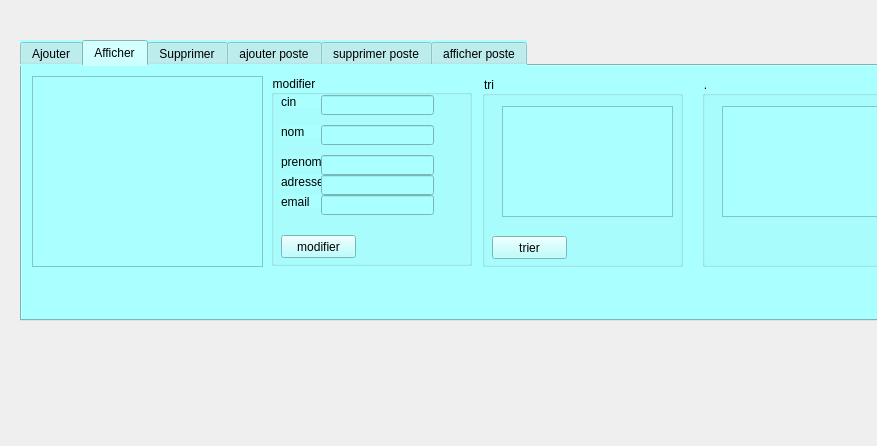
<?xml version="1.0" encoding="UTF-8"?>
<ui version="4.0">
 <class>ressourceHumaine</class>
 <widget class="QDialog" name="ressourceHumaine">
  <property name="geometry">
   <rect>
    <x>0</x>
    <y>0</y>
    <width>877</width>
    <height>446</height>
   </rect>
  </property>
  <property name="windowTitle">
   <string>Dialog</string>
  </property>
  <widget class="QTabWidget" name="tabWidget">
   <property name="geometry">
    <rect>
     <x>20</x>
     <y>40</y>
     <width>931</width>
     <height>281</height>
    </rect>
   </property>
   <property name="styleSheet">
    <string notr="true">background-color: rgb(0, 255, 0);
color: rgb(0, 0, 0);
color: rgb(255, 255, 255);
background-color: rgb(170, 255, 255);
color: rgb(0, 0, 0);</string>
   </property>
   <property name="currentIndex">
    <number>1</number>
   </property>
   <widget class="QWidget" name="tab">
    <attribute name="title">
     <string>Ajouter</string>
    </attribute>
    <widget class="QLabel" name="label">
     <property name="geometry">
      <rect>
       <x>10</x>
       <y>20</y>
       <width>61</width>
       <height>16</height>
      </rect>
     </property>
     <property name="text">
      <string>cin</string>
     </property>
    </widget>
    <widget class="QLabel" name="label_2">
     <property name="geometry">
      <rect>
       <x>10</x>
       <y>60</y>
       <width>47</width>
       <height>13</height>
      </rect>
     </property>
     <property name="text">
      <string>nom</string>
     </property>
    </widget>
    <widget class="QLabel" name="label_3">
     <property name="geometry">
      <rect>
       <x>10</x>
       <y>100</y>
       <width>47</width>
       <height>13</height>
      </rect>
     </property>
     <property name="text">
      <string>prenom</string>
     </property>
    </widget>
    <widget class="QLineEdit" name="lineEdit_cin">
     <property name="geometry">
      <rect>
       <x>60</x>
       <y>20</y>
       <width>113</width>
       <height>20</height>
      </rect>
     </property>
    </widget>
    <widget class="QLineEdit" name="lineEdit_nom">
     <property name="geometry">
      <rect>
       <x>60</x>
       <y>60</y>
       <width>113</width>
       <height>20</height>
      </rect>
     </property>
    </widget>
    <widget class="QLineEdit" name="lineEdit_prenom">
     <property name="geometry">
      <rect>
       <x>60</x>
       <y>100</y>
       <width>113</width>
       <height>20</height>
      </rect>
     </property>
    </widget>
    <widget class="QPushButton" name="pb_ajouter">
     <property name="geometry">
      <rect>
       <x>280</x>
       <y>170</y>
       <width>75</width>
       <height>23</height>
      </rect>
     </property>
     <property name="text">
      <string>ajouter</string>
     </property>
    </widget>
    <widget class="QLineEdit" name="lineEdit_email">
     <property name="geometry">
      <rect>
       <x>60</x>
       <y>130</y>
       <width>113</width>
       <height>20</height>
      </rect>
     </property>
    </widget>
    <widget class="QLabel" name="label_5">
     <property name="geometry">
      <rect>
       <x>10</x>
       <y>130</y>
       <width>47</width>
       <height>13</height>
      </rect>
     </property>
     <property name="text">
      <string>email</string>
     </property>
    </widget>
    <widget class="QLabel" name="label_6">
     <property name="geometry">
      <rect>
       <x>10</x>
       <y>170</y>
       <width>47</width>
       <height>13</height>
      </rect>
     </property>
     <property name="text">
      <string>adresse</string>
     </property>
    </widget>
    <widget class="QLineEdit" name="lineEdit_adresse">
     <property name="geometry">
      <rect>
       <x>60</x>
       <y>170</y>
       <width>113</width>
       <height>20</height>
      </rect>
     </property>
    </widget>
    <widget class="QLabel" name="label_19">
     <property name="geometry">
      <rect>
       <x>400</x>
       <y>10</y>
       <width>231</width>
       <height>191</height>
      </rect>
     </property>
     <property name="pixmap">
      <pixmap>../../sourcehumaines/logo.png</pixmap>
     </property>
    </widget>
   </widget>
   <widget class="QWidget" name="tab_2">
    <attribute name="title">
     <string>Afficher</string>
    </attribute>
    <widget class="QTableView" name="tabemployes">
     <property name="geometry">
      <rect>
       <x>10</x>
       <y>10</y>
       <width>231</width>
       <height>191</height>
      </rect>
     </property>
    </widget>
    <widget class="QGroupBox" name="groupBox_2">
     <property name="geometry">
      <rect>
       <x>680</x>
       <y>10</y>
       <width>201</width>
       <height>191</height>
      </rect>
     </property>
     <property name="title">
      <string>.</string>
     </property>
     <widget class="QTableWidget" name="afficherFour">
      <property name="geometry">
       <rect>
        <x>20</x>
        <y>30</y>
        <width>171</width>
        <height>111</height>
       </rect>
      </property>
     </widget>
    </widget>
    <widget class="QGroupBox" name="groupBox">
     <property name="geometry">
      <rect>
       <x>249</x>
       <y>9</y>
       <width>201</width>
       <height>191</height>
      </rect>
     </property>
     <property name="title">
      <string>modifier</string>
     </property>
     <widget class="QPushButton" name="pushButton_4">
      <property name="geometry">
       <rect>
        <x>10</x>
        <y>160</y>
        <width>75</width>
        <height>23</height>
       </rect>
      </property>
      <property name="text">
       <string>modifier</string>
      </property>
     </widget>
     <widget class="QLabel" name="label_7">
      <property name="geometry">
       <rect>
        <x>10</x>
        <y>20</y>
        <width>47</width>
        <height>13</height>
       </rect>
      </property>
      <property name="text">
       <string>cin</string>
      </property>
     </widget>
     <widget class="QLabel" name="label_13">
      <property name="geometry">
       <rect>
        <x>10</x>
        <y>50</y>
        <width>47</width>
        <height>13</height>
       </rect>
      </property>
      <property name="text">
       <string>nom</string>
      </property>
     </widget>
     <widget class="QLabel" name="label_14">
      <property name="geometry">
       <rect>
        <x>10</x>
        <y>80</y>
        <width>47</width>
        <height>13</height>
       </rect>
      </property>
      <property name="text">
       <string>prenom</string>
      </property>
     </widget>
     <widget class="QLabel" name="label_15">
      <property name="geometry">
       <rect>
        <x>10</x>
        <y>100</y>
        <width>47</width>
        <height>13</height>
       </rect>
      </property>
      <property name="text">
       <string>adresse</string>
      </property>
     </widget>
     <widget class="QLabel" name="label_16">
      <property name="geometry">
       <rect>
        <x>10</x>
        <y>120</y>
        <width>47</width>
        <height>13</height>
       </rect>
      </property>
      <property name="text">
       <string>email</string>
      </property>
     </widget>
     <widget class="QLineEdit" name="lineEdit_modifiercin">
      <property name="geometry">
       <rect>
        <x>50</x>
        <y>20</y>
        <width>113</width>
        <height>20</height>
       </rect>
      </property>
     </widget>
     <widget class="QLineEdit" name="lineEdit_modifiernom">
      <property name="geometry">
       <rect>
        <x>50</x>
        <y>50</y>
        <width>113</width>
        <height>20</height>
       </rect>
      </property>
     </widget>
     <widget class="QLineEdit" name="lineEdit_modifierprenom">
      <property name="geometry">
       <rect>
        <x>50</x>
        <y>80</y>
        <width>113</width>
        <height>20</height>
       </rect>
      </property>
     </widget>
     <widget class="QLineEdit" name="lineEdit_modifieradresse">
      <property name="geometry">
       <rect>
        <x>50</x>
        <y>100</y>
        <width>113</width>
        <height>20</height>
       </rect>
      </property>
     </widget>
     <widget class="QLineEdit" name="lineEdit_modifieremail">
      <property name="geometry">
       <rect>
        <x>50</x>
        <y>120</y>
        <width>113</width>
        <height>20</height>
       </rect>
      </property>
     </widget>
    </widget>
    <widget class="QGroupBox" name="groupBox_6">
     <property name="geometry">
      <rect>
       <x>460</x>
       <y>10</y>
       <width>201</width>
       <height>191</height>
      </rect>
     </property>
     <property name="title">
      <string>tri</string>
     </property>
     <widget class="QTableWidget" name="tab_trier">
      <property name="geometry">
       <rect>
        <x>20</x>
        <y>30</y>
        <width>171</width>
        <height>111</height>
       </rect>
      </property>
     </widget>
     <widget class="QPushButton" name="pushButton_5">
      <property name="geometry">
       <rect>
        <x>10</x>
        <y>160</y>
        <width>75</width>
        <height>23</height>
       </rect>
      </property>
      <property name="text">
       <string>trier</string>
      </property>
     </widget>
    </widget>
   </widget>
   <widget class="QWidget" name="tab_3">
    <attribute name="title">
     <string>Supprimer</string>
    </attribute>
    <widget class="QLineEdit" name="lineEdit_cin_2">
     <property name="geometry">
      <rect>
       <x>60</x>
       <y>30</y>
       <width>113</width>
       <height>20</height>
      </rect>
     </property>
    </widget>
    <widget class="QLabel" name="label_4">
     <property name="geometry">
      <rect>
       <x>20</x>
       <y>30</y>
       <width>31</width>
       <height>16</height>
      </rect>
     </property>
     <property name="text">
      <string>cin</string>
     </property>
    </widget>
    <widget class="QPushButton" name="pb_supprimer">
     <property name="geometry">
      <rect>
       <x>150</x>
       <y>70</y>
       <width>75</width>
       <height>23</height>
      </rect>
     </property>
     <property name="text">
      <string>supprimer</string>
     </property>
    </widget>
    <widget class="QLabel" name="label_20">
     <property name="geometry">
      <rect>
       <x>410</x>
       <y>10</y>
       <width>231</width>
       <height>191</height>
      </rect>
     </property>
     <property name="pixmap">
      <pixmap>../../sourcehumaines/logo.png</pixmap>
     </property>
    </widget>
   </widget>
   <widget class="QWidget" name="tab_4">
    <attribute name="title">
     <string>ajouter poste</string>
    </attribute>
    <widget class="QLabel" name="label_8">
     <property name="geometry">
      <rect>
       <x>30</x>
       <y>30</y>
       <width>61</width>
       <height>16</height>
      </rect>
     </property>
     <property name="text">
      <string>codeposte</string>
     </property>
    </widget>
    <widget class="QLabel" name="label_9">
     <property name="geometry">
      <rect>
       <x>30</x>
       <y>60</y>
       <width>61</width>
       <height>16</height>
      </rect>
     </property>
     <property name="text">
      <string>nom</string>
     </property>
    </widget>
    <widget class="QLabel" name="label_10">
     <property name="geometry">
      <rect>
       <x>30</x>
       <y>90</y>
       <width>61</width>
       <height>16</height>
      </rect>
     </property>
     <property name="text">
      <string>montant</string>
     </property>
    </widget>
    <widget class="QLineEdit" name="lineEdit_codeposte">
     <property name="geometry">
      <rect>
       <x>90</x>
       <y>30</y>
       <width>113</width>
       <height>20</height>
      </rect>
     </property>
    </widget>
    <widget class="QLineEdit" name="lineEdit_nom_2">
     <property name="geometry">
      <rect>
       <x>90</x>
       <y>60</y>
       <width>113</width>
       <height>20</height>
      </rect>
     </property>
    </widget>
    <widget class="QLineEdit" name="lineEdit_montant">
     <property name="geometry">
      <rect>
       <x>90</x>
       <y>90</y>
       <width>113</width>
       <height>20</height>
      </rect>
     </property>
    </widget>
    <widget class="QPushButton" name="pushButton">
     <property name="geometry">
      <rect>
       <x>250</x>
       <y>90</y>
       <width>75</width>
       <height>23</height>
      </rect>
     </property>
     <property name="text">
      <string>ajouter</string>
     </property>
    </widget>
    <widget class="QLabel" name="label_21">
     <property name="geometry">
      <rect>
       <x>420</x>
       <y>20</y>
       <width>231</width>
       <height>191</height>
      </rect>
     </property>
     <property name="pixmap">
      <pixmap>../../sourcehumaines/logo.png</pixmap>
     </property>
    </widget>
   </widget>
   <widget class="QWidget" name="tab_5">
    <attribute name="title">
     <string>supprimer poste</string>
    </attribute>
    <widget class="QLabel" name="label_11">
     <property name="geometry">
      <rect>
       <x>40</x>
       <y>50</y>
       <width>61</width>
       <height>16</height>
      </rect>
     </property>
     <property name="text">
      <string>code poste</string>
     </property>
    </widget>
    <widget class="QLineEdit" name="lineEdit_codeposte_2">
     <property name="geometry">
      <rect>
       <x>110</x>
       <y>50</y>
       <width>113</width>
       <height>20</height>
      </rect>
     </property>
    </widget>
    <widget class="QPushButton" name="pushButton_2">
     <property name="geometry">
      <rect>
       <x>90</x>
       <y>110</y>
       <width>75</width>
       <height>23</height>
      </rect>
     </property>
     <property name="text">
      <string>suprrimer</string>
     </property>
    </widget>
    <widget class="QLabel" name="label_22">
     <property name="geometry">
      <rect>
       <x>420</x>
       <y>30</y>
       <width>231</width>
       <height>191</height>
      </rect>
     </property>
     <property name="pixmap">
      <pixmap>../../sourcehumaines/logo.png</pixmap>
     </property>
    </widget>
   </widget>
   <widget class="QWidget" name="tab_6">
    <attribute name="title">
     <string>afficher poste</string>
    </attribute>
    <widget class="QGroupBox" name="groupBox_3">
     <property name="geometry">
      <rect>
       <x>10</x>
       <y>10</y>
       <width>231</width>
       <height>201</height>
      </rect>
     </property>
     <property name="title">
      <string>afficher</string>
     </property>
     <widget class="QTableWidget" name="tabposte">
      <property name="geometry">
       <rect>
        <x>20</x>
        <y>20</y>
        <width>191</width>
        <height>141</height>
       </rect>
      </property>
     </widget>
    </widget>
    <widget class="QGroupBox" name="groupBox_4">
     <property name="geometry">
      <rect>
       <x>250</x>
       <y>10</y>
       <width>221</width>
       <height>201</height>
      </rect>
     </property>
     <property name="title">
      <string>modifier</string>
     </property>
     <widget class="QLabel" name="label_12">
      <property name="geometry">
       <rect>
        <x>10</x>
        <y>30</y>
        <width>61</width>
        <height>16</height>
       </rect>
      </property>
      <property name="text">
       <string>code poste</string>
      </property>
     </widget>
     <widget class="QLineEdit" name="lineEdit_modifiercodeposte">
      <property name="geometry">
       <rect>
        <x>90</x>
        <y>30</y>
        <width>113</width>
        <height>20</height>
       </rect>
      </property>
     </widget>
     <widget class="QPushButton" name="pushButton_3">
      <property name="geometry">
       <rect>
        <x>130</x>
        <y>120</y>
        <width>75</width>
        <height>23</height>
       </rect>
      </property>
      <property name="text">
       <string>modifer</string>
      </property>
     </widget>
     <widget class="QLineEdit" name="lineEdit_modifiermontant">
      <property name="geometry">
       <rect>
        <x>90</x>
        <y>90</y>
        <width>113</width>
        <height>20</height>
       </rect>
      </property>
     </widget>
     <widget class="QLineEdit" name="lineEdit_modifiernom1">
      <property name="geometry">
       <rect>
        <x>90</x>
        <y>60</y>
        <width>113</width>
        <height>20</height>
       </rect>
      </property>
     </widget>
     <widget class="QLabel" name="label_17">
      <property name="geometry">
       <rect>
        <x>10</x>
        <y>60</y>
        <width>61</width>
        <height>16</height>
       </rect>
      </property>
      <property name="text">
       <string>nom</string>
      </property>
     </widget>
     <widget class="QLabel" name="label_18">
      <property name="geometry">
       <rect>
        <x>10</x>
        <y>90</y>
        <width>61</width>
        <height>16</height>
       </rect>
      </property>
      <property name="text">
       <string>montant</string>
      </property>
     </widget>
    </widget>
    <widget class="QGroupBox" name="groupBox_5">
     <property name="geometry">
      <rect>
       <x>470</x>
       <y>10</y>
       <width>181</width>
       <height>221</height>
      </rect>
     </property>
     <property name="title">
      <string>chercher</string>
     </property>
     <widget class="QTableWidget" name="tableWidget_3">
      <property name="geometry">
       <rect>
        <x>20</x>
        <y>20</y>
        <width>151</width>
        <height>141</height>
       </rect>
      </property>
     </widget>
    </widget>
   </widget>
  </widget>
 </widget>
 <resources/>
 <connections/>
</ui>
